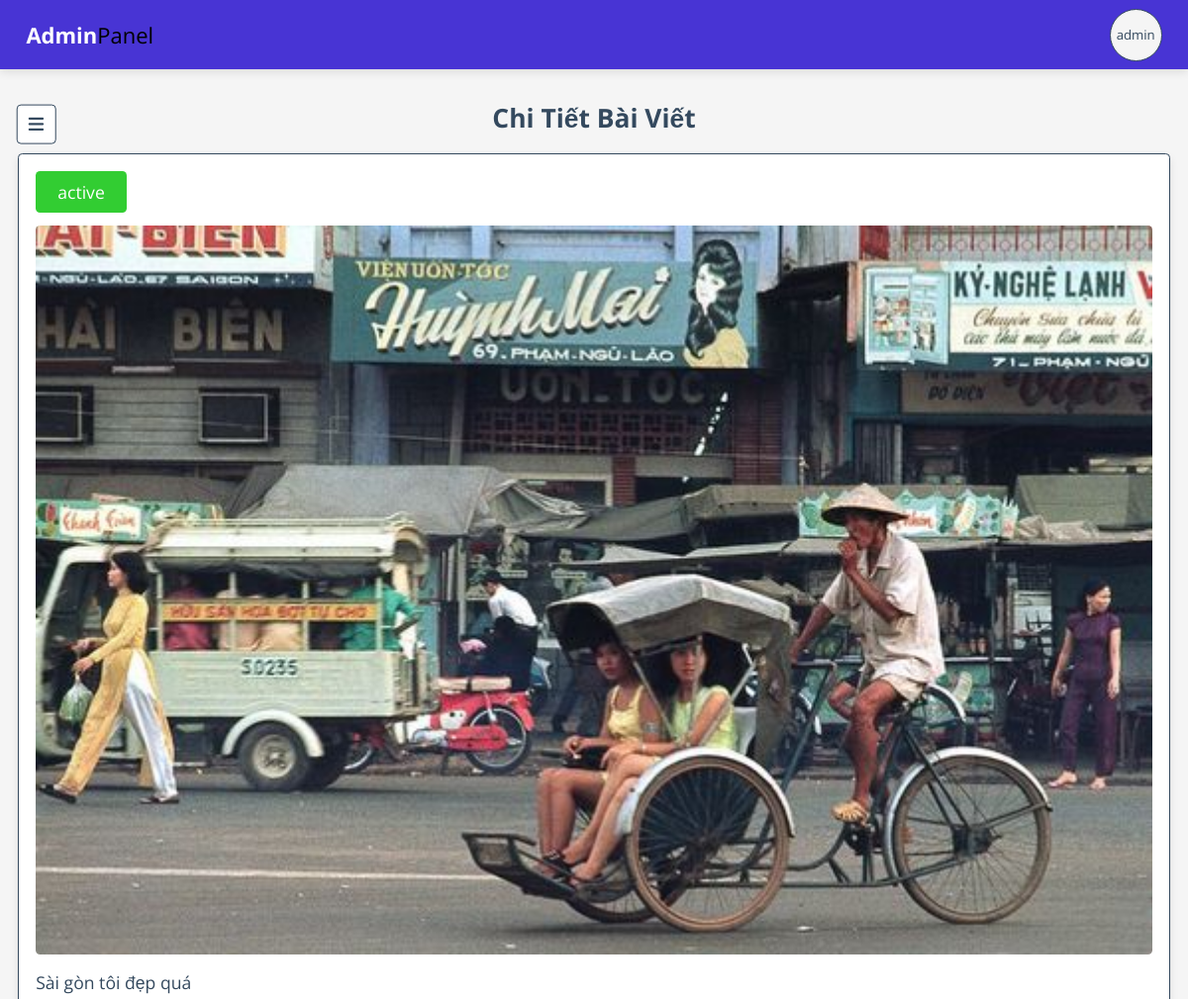
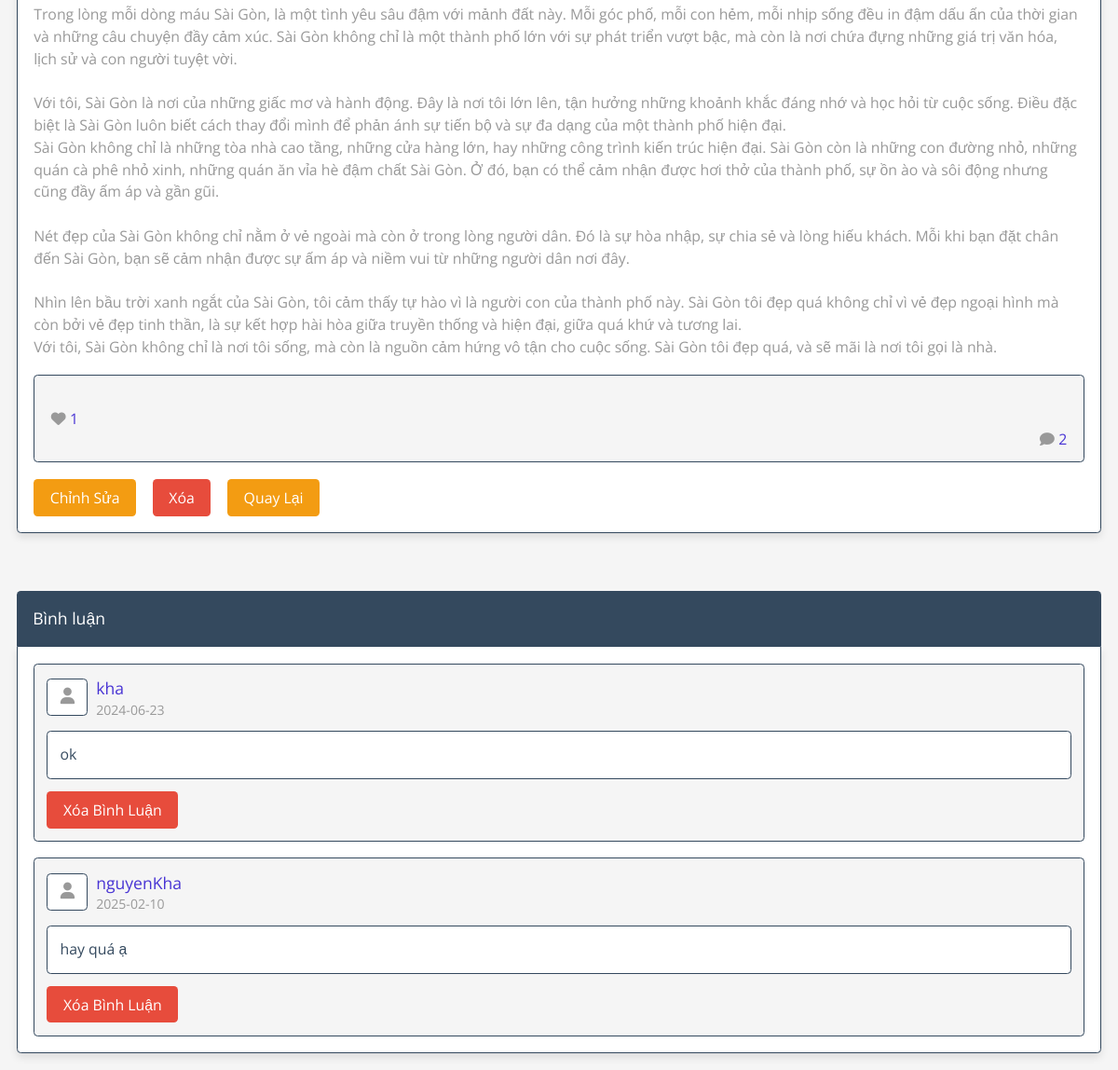
The page /admin/read_post.php?post_id=10 (signed in) on the database its author committed (2 pictures, top to bottom).
### tables this page shows
CREATE TABLE `posts` (
  `id` int(100) NOT NULL,
  `admin_id` int(100) NOT NULL,
  `name` varchar(100) NOT NULL,
  `title` varchar(100) NOT NULL,
  `content` varchar(10000) NOT NULL,
  `category` varchar(50) NOT NULL,
  `image` varchar(100) NOT NULL,
  `date` date NOT NULL DEFAULT current_timestamp(),
  `status` varchar(10) NOT NULL,
  `tag_id` int(11) DEFAULT NULL
);

CREATE TABLE `comments` (
  `id` int(100) NOT NULL,
  `post_id` int(100) NOT NULL,
  `admin_id` int(100) NOT NULL,
  `user_id` int(100) NOT NULL,
  `user_name` varchar(50) NOT NULL,
  `comment` varchar(1000) NOT NULL,
  `date` date NOT NULL DEFAULT current_timestamp()
);

### admin/read_post.php (the view, shortened to what this page needs)
<?php
include '../components/connect.php';
$admin_id = $_SESSION['admin_id'];
$get_id = $_GET['post_id'];
?>
<!DOCTYPE html>
<html lang="en">
<head>
   <link rel="stylesheet" href="https://cdnjs.cloudflare.com/ajax/libs/font-awesome/6.1.1/css/all.min.css">
   <link rel="stylesheet" href="../css/admin_style_edit.css">
</head>
<body>
   <?php include '../components/admin_header.php' ?>
   <section class="read-post">
   <h1 class="heading">Chi tiết bài viết</h1>
      <?php
      $select_posts = $conn->prepare("SELECT * FROM `posts` WHERE admin_id = ? AND id = ?");
      $select_posts->execute([$admin_id, $get_id]);
      if ($select_posts->rowCount() > 0) {
         while ($fetch_posts = $select_posts->fetch(PDO::FETCH_ASSOC)) {
            $post_id = $fetch_posts['id'];
            $count_post_comments = $conn->prepare("SELECT * FROM `comments` WHERE post_id = ?");
            $count_post_comments->execute([$post_id]);
            $total_post_comments = $count_post_comments->rowCount();
            $count_post_likes = $conn->prepare("SELECT * FROM `likes` WHERE post_id = ?");
            $count_post_likes->execute([$post_id]);
            $total_post_likes = $count_post_likes->rowCount();
      ?>
            <form method="post">
               <div class="status" style="background-color:<?php if ($fetch_posts['status'] == 'active') {
                                                               echo 'limegreen';
                                                            } else {
                                                               echo 'coral';
                                                            }; ?>;"><?= $fetch_posts['status']; ?></div>
               <?php if ($fetch_posts['image'] != '') { ?>
                  <img src="../uploaded_img/<?= $fetch_posts['image']; ?>" class="image" alt="">
               <?php } ?>
               <div class="title"><?= $fetch_posts['title']; ?></div>
               <div class="content"><?= $fetch_posts['content']; ?></div>
               <div class="icons">
                  <div class="likes"><i class="fas fa-heart"></i><span><?= $total_post_likes; ?></span></div>
                  <div class="comments"><i class="fas fa-comment"></i><span><?= $total_post_comments; ?></span></div>
               </div>
               <div class="flex-btn">
                  <a href="edit_post.php?id=<?= $post_id; ?>" class="inline-option-btn">Chỉnh sửa</a>
                  <button type="submit" name="delete" class="inline-delete-btn" onclick="return confirm('Bạn có chắc chắn muốn xóa bài viết này không ?');">Xóa</button>
                  <a href="view_posts.php" class="inline-option-btn">Quay lại</a>
               </div>
            </form>
      <?php
         }
      } else {
         echo '<p class="empty">Chưa bài viết nào được thêm ! <a href="add_posts.php" class="btn" style="margin-top:1.5rem;">thêm bài viết</a></p>';
      }
      ?>
   </section>
   <section class="comments" style="padding-top: 0;">
      <p class="comment-title">Bình luận</p>
      <div class="box-container">
         <?php
         $select_comments = $conn->prepare("SELECT * FROM `comments` WHERE post_id = ?");
         $select_comments->execute([$get_id]);
         if ($select_comments->rowCount() > 0) {
            while ($fetch_comments = $select_comments->fetch(PDO::FETCH_ASSOC)) {
         ?>
               <div class="box">
                  <div class="user">
                     <i class="fas fa-user"></i>
                     <div class="user-info">
                        <span><?= $fetch_comments['user_name']; ?></span>
                        <div><?= $fetch_comments['date']; ?></div>
                     </div>
                  </div>
                  <div class="text"><?= $fetch_comments['comment']; ?></div>
                  <form action="" method="POST">
                     <button type="submit" class="inline-delete-btn" name="delete_comment" onclick="return confirm('delete this comment?');">Xóa bình luận</button>
                  </form>
               </div>
         <?php
            }
         } else {
            echo '<p class="empty">Chưa có binh luận nào được thêm!</p>';
         }
         ?>
      </div>
   </section>
</body>
</html>

### components/admin_header.php (shortened to what this page needs)
<header class="header">
   <div class="header_top">
      <a href="dashboard.php" class="logo">Admin<span>Panel</span></a>
      <div class="profile">
         <?php
         $select_profile = $conn->prepare("SELECT * FROM `admin` WHERE id = ?");
         $select_profile->execute([$admin_id]);
         $fetch_profile = $select_profile->fetch(PDO::FETCH_ASSOC);
         ?>
         <a href="update_profile.php"><?= $fetch_profile['name']; ?></a>
      </div>
   </div>
</header>
<div id="menu-btn" class="fas fa-bars"></div>

### rows shown on the page
posts: status "active", image (picture), title "Sài gòn tôi đẹp quá", content "Trong lòng mỗi dòng máu Sài Gòn, là một tình yêu sâu đậm với mảnh đất này. Mỗi góc phố, mỗi con hẻm, mỗi nhịp sống đều in đậm dấu ấn của thời gian và những câu chuyện đầy cảm xúc. Sài Gòn không chỉ là một thành phố lớn với sự phát triển vượt bậc, mà còn là nơi chứa đựng những giá trị văn hóa, lịch sử và con người tuyệt vời. Với tôi, Sài Gòn là nơi của những giấc mơ và hành động. Đây là nơi tôi lớn lên, tận hưởng những khoảnh khắc đáng nhớ và học hỏi từ cuộc sống. Điều đặc biệt là Sài Gòn luôn biết cách thay đổi mình để phản ánh sự tiến bộ và sự đa dạng của một thành phố hiện đại. Sài Gòn không chỉ là những tòa nhà cao tầng, những cửa hàng lớn, hay những công trình kiến trúc hiện đại. Sài…", total_post_likes "1", total_post_comments "2"
comments: user_name "kha", date "2024-06-23", comment "ok"
comments: user_name "nguyenKha", date "2025-02-10", comment "hay quá ạ"

### other values the page prints
$fetch_profile['name'] "admin"
